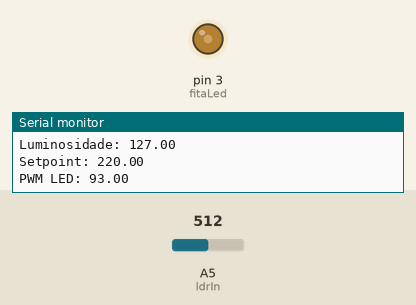
Recording of a sketch running on a simulated Arduino Uno, built with avr-gcc and run on an emulated ATmega328P. Parts: output pins drawn as LEDs (lit = HIGH), the last lines printed to the serial monitor. The inputs (shaded band) are chosen by the test bench; at power-on: A5 (ldrIn) = 512.

Above: at 1.4 s.
1.5 s: A5 (ldrIn) set to 716
At 3.0 s:
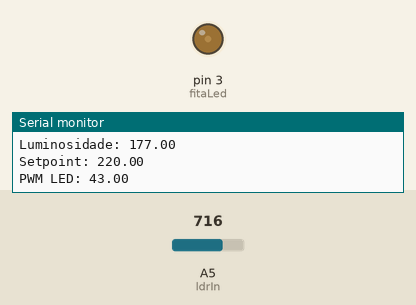
3.3 s: A5 (ldrIn) set to 900
At 4.7 s:
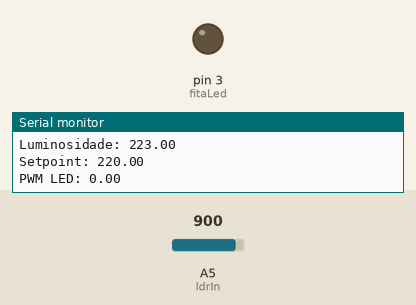
5.1 s: A5 (ldrIn) set to 306
At 6.3 s:
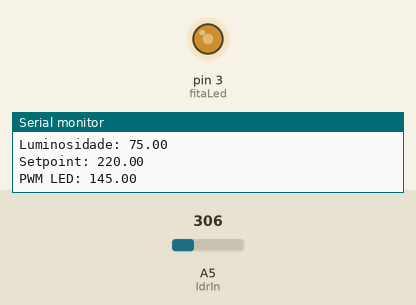
6.9 s: A5 (ldrIn) set to 0
At 7.9 s:
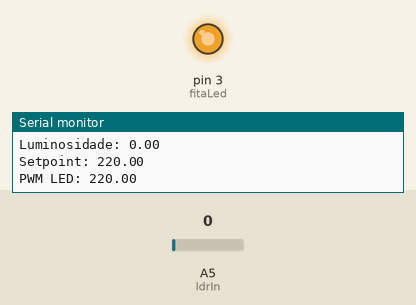
8.7 s: A5 (ldrIn) set to 1023
At 9.4 s:
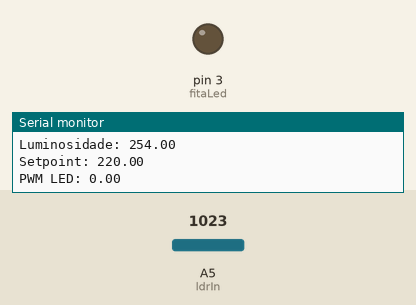
Timing chart, 0 to 11.5 s (numbered marks = the images above; inputs shaded):
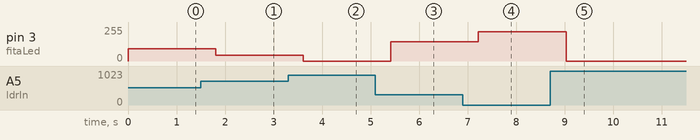

The sketch:

NovoProjetoControle.ino
```cpp
int fitaLed = 3;
int ldrIn = A5;
float lumInt;
float setpoint;
float erro;
float pwm;

void setup() {
  pinMode(ldrIn, INPUT);
  pinMode(fitaLed, OUTPUT);
  Serial.begin(9600);

}

void loop() {
  setpoint = 220;
  lumInt = analogRead(ldrIn);
  lumInt = map(lumInt, 0, 1023, 0, 254);

  erro = setpoint - lumInt;
    if (erro < 0) {
      pwm = 0;
    }else{
      pwm = erro;
    }
    analogWrite(fitaLed, pwm);
    Serial.print("Luminosidade: ");
    Serial.println(lumInt);
    Serial.print("Setpoint: ");
    Serial.println(setpoint);
    Serial.print("PWM LED: ");
    Serial.println(pwm);
  delay(600);
}
```

Measured:
- after the input at 1.5 s, pin 3 (fitaLed): 93/255 → 43/255 after 0.31 s
- after the input at 3.3 s, pin 3 (fitaLed): 43/255 → 0/255 after 0.31 s
- after the input at 5.1 s, pin 3 (fitaLed): 0/255 → 145/255 after 0.32 s
- after the input at 6.9 s, pin 3 (fitaLed): 145/255 → 220/255 after 0.32 s
- after the input at 8.7 s, pin 3 (fitaLed): 220/255 → 0/255 after 0.33 s
